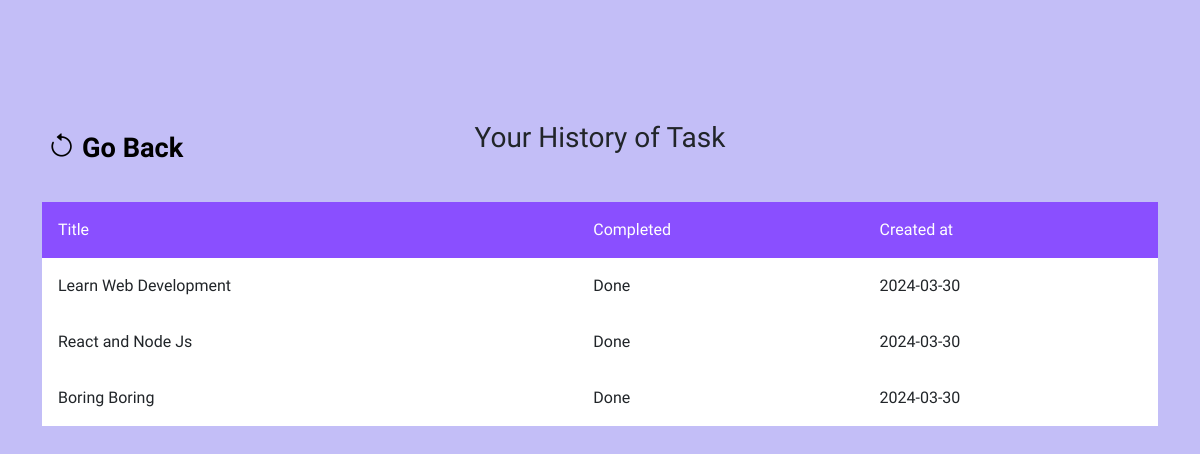
The app's page /HistoryTask.php (signed in) with its own data.
### tables this page shows
CREATE TABLE `tasks` (
  `id` int(11) NOT NULL AUTO_INCREMENT,
  `user_id` int(11) NOT NULL,
  `title` varchar(255) NOT NULL,
  `description` text DEFAULT NULL,
  `category` enum('Important','Main','Urgent','Work','On Hold') DEFAULT NULL,
  `completed` tinyint(1) DEFAULT 0,
  `created_at` date DEFAULT NULL,
  PRIMARY KEY (`id`),
  KEY `user_id` (`user_id`),
  CONSTRAINT `tasks_ibfk_1` FOREIGN KEY (`user_id`) REFERENCES `users` (`id`)
);

### HistoryTask.php (the view, shortened to what this page needs)
<?php
include "./config/db.php";
$user_id = $_SESSION['logged']['id'];
$sql = "SELECT * FROM tasks WHERE completed = 1 AND user_id = $user_id";
$stmt = $conn->prepare($sql);
$stmt->execute();
$result = $stmt->get_result();
?>
<!DOCTYPE html>
<html lang="en">
<head>
    <?php
    include "./config/icons.php";
    include "./config/bootstrap.php";
    ?>
    <link rel="stylesheet" href="./styles/root.css?v=<?php echo time(); ?>">
    <link rel="stylesheet" href="./styles/history.css?v=<?php echo time(); ?>">
</head>
<body>
    <section>
        <a href="dashboard.php" class="goBackLink"><i class="bi bi-arrow-counterclockwise"></i> Go Back</a>
        <h3 class="text-center fw-light">Your History of Task</h3>
        <div class="container mt-5">
            <table class="w-100 bg-transparent">
                <thead class="tableHead">
                    <tr>
                        <th class="p-3 fw-light" scope="col">Title</th>
                        <th class="p-3 fw-light" scope="col">Completed</th>
                        <th class="p-3 fw-light" scope="col">Created at</th>
                    </tr>
                </thead>
                <tbody class="bg-white">
                    <?php
                    if ($result->num_rows > 0) {
                        while ($row = $result->fetch_assoc()) {
                            echo "<tr>";
                            echo "<td class='p-3 fw-light'>" . $row['title'] . "</td>";
                            echo "<td class='p-3 fw-light'>";
                            if ($row['completed'] == 1) {
                                echo "<span>Done</span>";
                            }
                            echo "</td>";
                            echo "<td class='p-3 fw-light'>" . $row['created_at'] . "</td>";
                            echo "</tr>";
                        }
                    } else {
                        echo "<tr><td colspan='3' class='text-center fw-bold p-3'>No Task Found</td></tr>";
                    }
                    ?>
                </tbody>
            </table>
        </div>
    </section>
</body>
</html>

### styles/root.css (style rules this page uses)
:root { --white: #fff; --mintcream: #effffa; --aliceblue: #e5ecf4; --periwinkle: #c3bef7; --mediumslateblue: #8a4fff; }
* { margin: 0; padding: 0; box-sizing: border-box; font-family: "Wix Madefor Text", sans-serif; }

### styles/history.css (style rules this page uses)
body { height: 100%; width: 100%; background-color: var(--periwinkle); }
section { min-height: 100vh; width: 100%; padding: 5rem 0; }
.tableHead { background-color: var(--mediumslateblue) !important; color: white; }
.goBackLink { text-decoration: none; color: black; font-weight: 700; position: relative; top: 3rem; left: 3rem; font-size: 1.7rem; }

### records on screen
tasks: title "Learn Web Development", completed "Done", created_at "2024-03-30"
tasks: title "React and Node Js", completed "Done", created_at "2024-03-30"
tasks: title "Boring Boring", completed "Done", created_at "2024-03-30"
